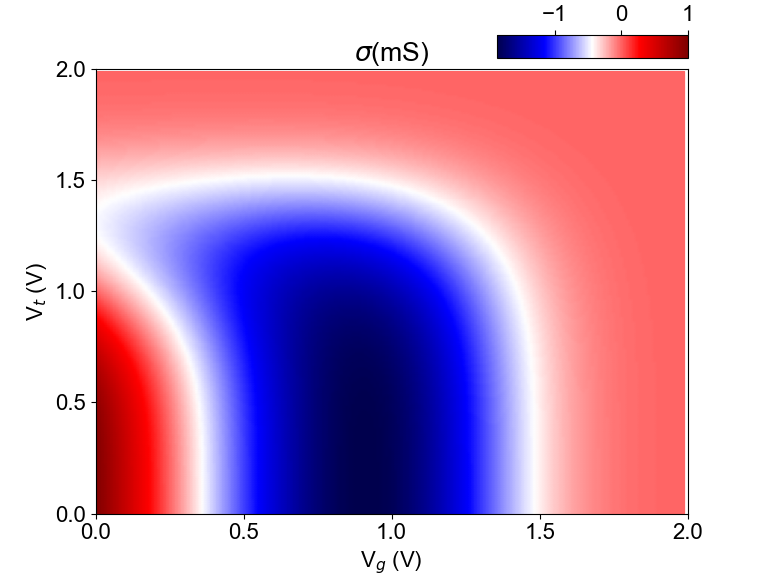

Write the Python code that produced this figure.
import matplotlib.pyplot as pl
import numpy as np
from matplotlib import rcParams


def z_fun(x, y):
    return (1 - (x * 4 + y ** 4)) * np.exp(- (x ** 4 + y ** 4) / 2)

x = np.arange( 0, 2, 0.01)
y = np.arange( 0, 2, 0.01)
X, Y = np.meshgrid(x, y)

pl.rcParams['font.sans-serif'] = 'Arial'
pl.rcParams['font.size'] = '16'

# EVALUATE func z:
Z = z_fun(X, Y)
fig = pl.figure()
ax = fig.add_subplot()
#im = ax.pcolormesh(X, Y, Z, cmap = 'RdBu_r', shading = 'gouraud')
im = ax.pcolormesh(X, Y, Z, cmap = 'seismic', shading = 'gouraud')

#pl.colorbar(im)
pl.title('$\sigma$(mS)')
pl.xlabel('V$_{g}$ (V)')
pl.ylabel('V$_{t}$ (V)')
pl.xticks([0, 0.5, 1, 1.5, 2])
pl.yticks([0, 0.5, 1, 1.5, 2])

cbaxes = fig.add_axes([0.65, 0.9, 0.25, 0.04])
cb = pl.colorbar(im, cax = cbaxes, orientation = 'horizontal', ticks = [-1, 0, 1])
cbaxes.xaxis.tick_top()

pl.show()

# return (1 - (x * 4 + y ** 4)) * np.exp( - (x ** 4 + y ** 4) / 2)
